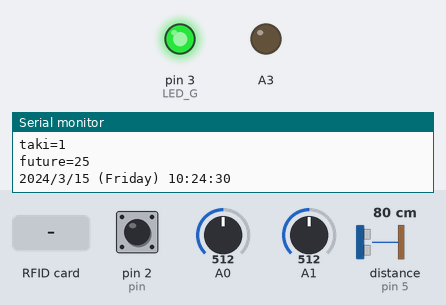
A sketch run on a simulated Arduino Uno, built with avr-gcc and run on an emulated ATmega328P. Parts: output pins drawn as LEDs (lit = HIGH), the last lines printed to the serial monitor. Wiring (inferred from the names in the program): ultrasonic range finder: trigger pin 4; echo pin 5. Inputs (shaded band) come from the test bench; at power-on: pin 2 (pin) HIGH, A0 = 512, A1 = 512, distance to the obstacle (sensor on pin 5) 80 cm. The echo pulse lasts 58.3 µs per cm; the local clock reads 2024-03-15 10:24:30 at power-on unless the sketch sets it; pins used as bus, display or sensor lines are not drawn.

Above: at 1.2 s.
1.3 s: RFID card 5E 7A 19 C4 held to the reader
At 2.5 s:
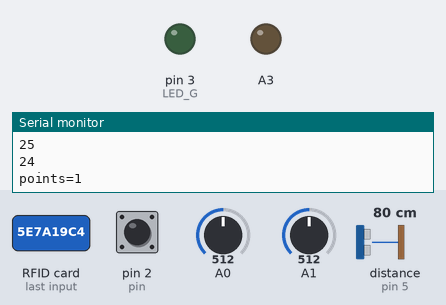
At 31.1 s:
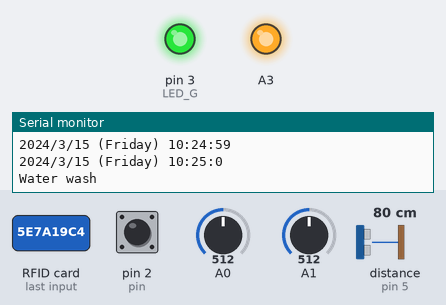
Timing chart, 0 to 31.8 s (numbered marks = the images above; inputs shaded):
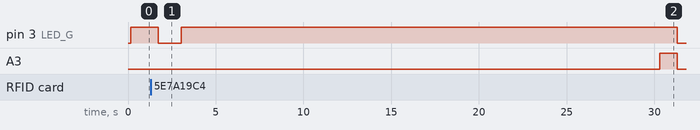

Measured:
- after the input at 1.3 s, pin 3 (LED_G): HIGH → LOW after 0.41 s instead of 30.2 s

The sketch:

mergev12.ino
```cpp
#include<SoftwareSerial.h> //Included SoftwareSerial Library
//Started mySerial SoftwareSerial
SoftwareSerial mySerial(6,7);
#include "rfid.h"
int pin=2;
int access;
char id[1];
const int trigPin = 4;
const int echoPin = 5;
long duration;
int distance;
int counter, count1;
int current = 0;
int water;
int gas = 0;
int fn;
int gaslevel;
int waterlevel;
//int dirtlevel;
int Y;
//int laser;
int dirt1,i;


void setup() {
  //Serial mySerial Begin at 9600 Baud
  mySerial.begin(9600);
  Serial.begin(9600);
  pinMode(pin,INPUT);
  pinMode(trigPin, OUTPUT); // Sets the trigPin as an Output
  pinMode(echoPin, INPUT);
 // rtcsetup();
  rfidsetup();
  //rtcsetup();


}

void loop() {
  //rfidloop();
  access=digitalRead(pin);
  while(access==0){
     access=digitalRead(pin);
    }
    //error();
 fn = dist();
  if (fn == 1) {
    while (fn == 1) {
      counter++;
      fn = dist();
      delay(1000);
    }
  }
  else {
    if (counter > 2) {
      count1 = count1 + 1;
      counter = 0;
      delay(10000);
      check();
      }

      Serial.print("count");
      Serial.println(count1);
      gaslevel=mq135();
      Serial.print("ppm=");
      Serial.println(gaslevel);
      waterlevel=level();
      Serial.print("taki=");
      Serial.println(waterlevel);

//      dirtlevel=dirt();
//      Serial.print("dirt=");
//      Serial.println(dirtlevel);
     if (gaslevel > 0 || waterlevel==0 ) {
        digitalWrite(3, HIGH);
        call();


      }
  }
  delay(1000);
}

void check(){
   fn = dist();
  if (fn == 1) {
    while (fn == 1) {
      counter++;
      fn = dist();
      delay(1000);
    }
    if (counter > 2) {
      count1 = count1 + 1;
      counter = 0;
      }
      delay(10000);
      check();
  }

      loop();
  }

void call(){
      id[0]='C';
      mySerial.write(id,1);
      delay(100);
      Serial.print("count");
      Serial.println(count1);
      mySerial.write(count1);
      delay(100);
      id[0]='G';
      mySerial.write(id,1);
      delay(100);
      Serial.print("ppm=");
      Serial.println(gaslevel);
      uint8_t gLSB = gaslevel;
      uint8_t gMSB = gaslevel >> 8;
      mySerial.write(gMSB);
      mySerial.write(gLSB);
      //mySerial.write(gaslevel);
      delay(100);
      id[0]='W';
      mySerial.write(id,1);
      delay(100);
      Serial.print("taki=");
      Serial.println(waterlevel);
      mySerial.write(waterlevel);
//      points=-1;
//      id[0]='P';
//      mySerial.write(id,1);
//      Serial.print("points=");
//      Serial.println(points);
//      mySerial.write(points);
//      delay(100);
//      str_len = content.length() + 2;
//      content.toCharArray(sweepid, str_len);
//      mySerial.write(sweepid,13);
//      content="";
//      delay(100);
      rfidloop();
      count1=0;
       id[0]='P';
      mySerial.write(id,1);
      Serial.print("points=");
      Serial.println(points);
      mySerial.write(points);
      delay(100);
      str_len = content.length() + 1;
      content.toCharArray(sweepid, str_len);
      mySerial.write(sweepid,12);
      content="";
      delay(100);
}


/////////
//////distance measurement
int dist() {
  digitalWrite(trigPin, LOW);
  delayMicroseconds(2);
  digitalWrite(trigPin, HIGH);
  delayMicroseconds(10);
  digitalWrite(trigPin, LOW);
  duration = pulseIn(echoPin, HIGH);
  distance = duration * 0.034 / 2;
  delay(100);
  if (distance <= 50)
  {
    current = 1;
  }
  else {
    current = 0;
  }
  return current;
}


////////air quality
int mq135()
{

  gas = analogRead(A0);
  return gas;
}


////////waterlevel
int level()
{

  water = analogRead(A1);
  Y=map(water,0,450,0,100);
  if(Y>70){
  return 1;
  }
  else if(Y<70){
    return 0;
  }

}


////dirt
//int dirt()
//{
//  analogWrite(A2,255);
//  delay(1000);
//  dirt1=digitalRead(8);
//  analogWrite(A2,0);
//  return dirt1;
//}
//void error(){
//  int g1,w1;
//
//   //char errw[5];
//  g1=analogRead(A0);
//  w1=analogRead(A1);
//  if(g1==0||g1>1000||w1<100||w1>1000){
//    id[0]='V';
//      mySerial.write(id,1);
//      delay(200);
//      if(g1==0||g1>1000){
//         int e=0;
//         mySerial.write(e);
//         Serial.println(e);
//      }
//
//
//  else if(w1<100||w1>1000){
//   int e=1;
//         mySerial.write(e);
//         Serial.println(e);
//      }
//    delay(100);
//  }
//}
```

rfid.h
```cpp
#include <SPI.h>
#include <MFRC522.h>
#include <Wire.h>
#include "RTClib.h"
#define SS_PIN 10
#define RST_PIN 9
#define LED_G 3 //define green LED pin
int points;
int str_len;
char sweepid[12];
String content;
RTC_DS1307 rtc;
char daysOfTheWeek[7][12] = {"Sunday", "Monday", "Tuesday", "Wednesday", "Thursday", "Friday", "Saturday"};
int minu=0,sinu=0;
MFRC522 mfrc522(SS_PIN, RST_PIN);   // Create MFRC522 instance.


void rfidsetup()
{
  Serial.begin(9600);
  //Serial.begin(9600);   // Initiate a serial communication
  SPI.begin();      // Initiate  SPI bus
  mfrc522.PCD_Init();   // Initiate MFRC522

  pinMode(LED_G, OUTPUT);

  //Serial.println("Put your card to the reader...");
  //Serial.println();

}


void rfidloop () {
  if (! rtc.begin()) {
    Serial.println("Couldn't find RTC");
    while (1);
  }

  if (! rtc.isrunning()) {
    Serial.println("RTC is NOT running!");


  }
  //rtc.adjust(DateTime(F(__DATE__), F(__TIME__)));

  DateTime now = rtc.now();
  DateTime future (now + TimeSpan(0,0,1,0));
  sinu=future.minute();
  Serial.print("future=");
  Serial.println(sinu);
  minu=now.minute();

  // Look for new cards
  while ( ! mfrc522.PICC_IsNewCardPresent())
  {
    DateTime now = rtc.now();
     Serial.print(now.year(), DEC);
    Serial.print('/');
    Serial.print(now.month(), DEC);
    Serial.print('/');
    Serial.print(now.day(), DEC);
    Serial.print(" (");
    Serial.print(daysOfTheWeek[now.dayOfTheWeek()]);
    Serial.print(") ");
    Serial.print(now.hour(), DEC);
    Serial.print(':');
    Serial.print(now.minute(), DEC);
    Serial.print(':');
    Serial.print(now.second(), DEC);
    Serial.println();
    minu=now.minute();
    if(minu==sinu){
      break;
    }
    delay(1000);
  }
  // Select one of the cards
  while( ! mfrc522.PICC_ReadCardSerial())
  {
    if(minu==sinu){
      break;
    }
   Serial.print("..");
  }

  if(minu==sinu){
    Serial.println("Water wash");
    analogWrite(A3,255);
    delay(1000);
    analogWrite(A3,0);
    digitalWrite(3,LOW);
    content=" XX XX XX XX";
    points=sinu-minu;
  }
  else{
  //Show UID on serial monitor
  Serial.print("UID tag :");

  byte letter;
  for (byte i = 0; i < mfrc522.uid.size; i++)
  {
     Serial.print(mfrc522.uid.uidByte[i] < 0x10 ? " 0" : " ");
     Serial.print(mfrc522.uid.uidByte[i], HEX);
     content.concat(String(mfrc522.uid.uidByte[i] < 0x10 ? " 0" : " "));
     content.concat(String(mfrc522.uid.uidByte[i], HEX));
  }
  Serial.println();
  Serial.print("Message : ");
  content.toUpperCase();
  //if (content.substring(1) == "ED D6 D6 73") //change here the UID of the card/cards that you want to give access

    Serial.println("Authorized access");
    Serial.println();
    //delay(500);
    Serial.println(content);
    points=sinu-minu;
    Serial.println(sinu);
    Serial.println(minu);

    digitalWrite(3, LOW);

    }


    //delay(300);


   }
   //delay(500);

// sj=indexOf("ED D6 D6 73");
```
